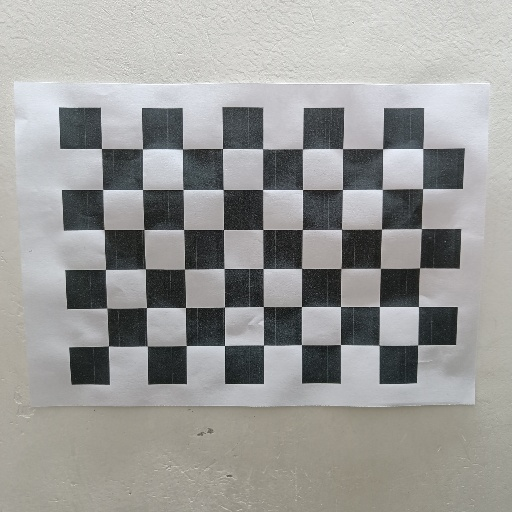
#> input picture A2/CV_Images/Image_0.jpg, 512 x 512 px; its folder holds only this picture in this run
$ python q4_2021550_HW2.py
#> lines starting #> are read from the running program, lines starting #| are printed output that depends on the picture; after the words box and inside, x2 and y2 are one past the last pixel; in counts of white or black regions, pixels touching at a corner belong together; long printed decimals are rounded
# %% [markdown]
# #### Importing Libraries

# %%
import cv2
import numpy as np
import os
import glob
import matplotlib.pyplot as plt

# %% [markdown]
# #### Setup

# %%
n_rows = 6
n_cols = 9

# %%
criteria = (cv2.TERM_CRITERIA_EPS + cv2.TERM_CRITERIA_MAX_ITER, 30, 0.001)

# %%
# Vectors for storing 3D points and corresponding 2D points for each checkerboard image
objectPoints = []
imagePoints = []

# %%
# Defining the world coordinates for the 3D points
objectCoordinates = np.zeros((1, n_rows * n_cols, 3), np.float32)
objectCoordinates[0, :, :2] = np.mgrid[0:n_rows, 0:n_cols].T.reshape(-1, 2)

# %%
# Extracting path of individual image stored in a given directory
images = glob.glob('./CV_images/*.jpg')

# %% [markdown]
# #### Finding checkerboard corners

# %%
for img in images:
    image = cv2.imread(img)
#> image is the input picture: shape (512, 512, 3); mean B, G, R 153.1, 155.2, 155.1
    gray = cv2.cvtColor(image, cv2.COLOR_BGR2GRAY)
    # Find the chess board corners
    returnValue, corners = cv2.findChessboardCorners(gray, (n_rows, n_cols), cv2.CALIB_CB_ADAPTIVE_THRESH + cv2.CALIB_CB_FAST_CHECK + cv2.CALIB_CB_NORMALIZE_IMAGE)
#> returnValue = True; corners = 54 rows, first 8: [108.4, 346.4], [106.6, 308.4], [105.5, 269.5], [103.4, 229.7], [102.9, 189.7], [101.4, 148.6], [147.3, 346.6], [146.7, 307.6]
    if returnValue == True:
        objectPoints.append(objectCoordinates)
        corners2 = cv2.cornerSubPix(gray, corners, (11, 11), (-1, -1), criteria)
#> corners2 = 54 rows, first 8: [108.5, 345.9], [106.9, 308.1], [105.5, 269.5], [104.1, 229.6], [102.5, 189.5], [101.3, 148.5], [147.4, 345.8], [146.5, 307.5]
        imagePoints.append(corners2)
        image = cv2.drawChessboardCorners(image, (n_rows, n_cols), corners2, returnValue)
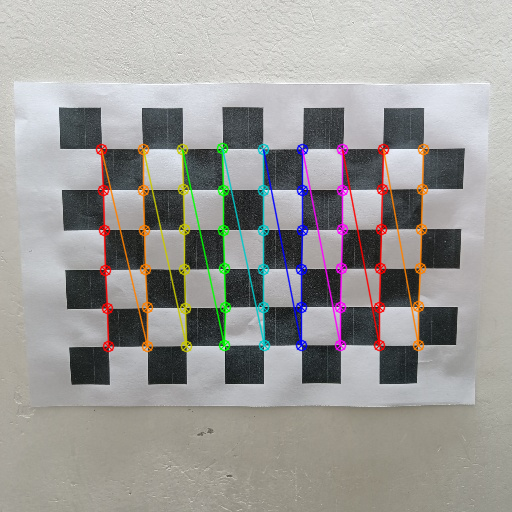
#> image: shape (512, 512, 3); 5.49% of pixels changed, all inside (x1, y1, x2, y2) = (95, 142, 430, 353)
        plt.imshow(image)
        plt.show()

# %% [markdown]
# #### Camera Calibration

# %%
# Calibrating the camera
reprojectionError, cameraMatrix, distorsionCoefficients, rotationVectors, translationVectors = cv2.calibrateCamera(objectPoints, imagePoints, gray.shape[::-1], None, None)
#> reprojectionError = 0.348; cameraMatrix = [[664.3, 0, 279.6], [0, 664.6, 277.8], [0, 0, 1]]; distorsionCoefficients = [[0.585, -9.1, 0.00106, 0.00539, 45.91]]; rotationVectors = ([0.122, 0.0881, -1.57],); translationVectors = ([-4.42, 1.76, 17.3],)

# %% [markdown]
# #### Part 1: Reporting estimated intrinsic camera parameters

# %%
# Intrinsic camera parameters
print("Camera Matrix: \n", cameraMatrix)
#| Camera Matrix:
#|  [[664.313   0.         279.630]
#|  [  0.         664.582 277.841]
#|  [  0.           0.           1.        ]]
print("Focal Length (fx, fy): ", (cameraMatrix[0, 0], cameraMatrix[1, 1]))
#| Focal Length (fx, fy):  (664.313, 664.582)
print("Principal Point (cx, cy): ", (cameraMatrix[0, 2], cameraMatrix[1, 2]))
#| Principal Point (cx, cy):  (279.630, 277.841)
print("Skew Coefficient: ", cameraMatrix[0, 1])
#| Skew Coefficient:  0.0
print("Distorsion Coefficients: ", distorsionCoefficients.ravel())
#| Distorsion Coefficients:  [ 5.84508557e-01 -9.09898906e+00  1.05675801e-03  5.38631287e-03
#|   4.59134523e+01]
print("Mean Reprojection Error: ", reprojectionError)
#| Mean Reprojection Error:  0.3481

# %% [markdown]
# #### Part 2: Reporting estimated extrinsic camera parameters for each image

# %%
# Extrinsic camera parameters
for i in range(len(images)):
    print("Image ", i)
    print("Rotation Vector: ", rotationVectors[i].flatten())
    print("Translation Vector: ", translationVectors[i].flatten())
#> this loop made 1 pass
#| Rotation Vector:  [ 0.122  0.08813 -1.570]
#| Translation Vector:  [-4.424  1.758 17.298]

# %% [markdown]
# #### Part 3: Reporting estimated distortion parameters and undistorting images

# %%
print("Radial Distortion Coefficients: ", distorsionCoefficients[0:2])
#| Radial Distortion Coefficients:  [[ 5.84508557e-01 -9.09898906e+00  1.05675801e-03  5.38631287e-03
#|    4.59134523e+01]]

# %%
# Distorting images using radial distortion coefficients
random_images = np.random.choice(images, 5)
for i in range(5):
    image = cv2.imread(random_images[i])
    height, width = image.shape[:2]
#> height = 512; width = 512
    newCameraMatrix, roi = cv2.getOptimalNewCameraMatrix(cameraMatrix, distorsionCoefficients, (width, height), 0, (width, height))
#> newCameraMatrix = [[1139.5, 0, 241.8], [0, 1154.7, 242.6], [0, 0, 1]]; roi = (0, 0, 511, 511)
    undistortedImage = cv2.undistort(image, cameraMatrix, distorsionCoefficients, None, newCameraMatrix)
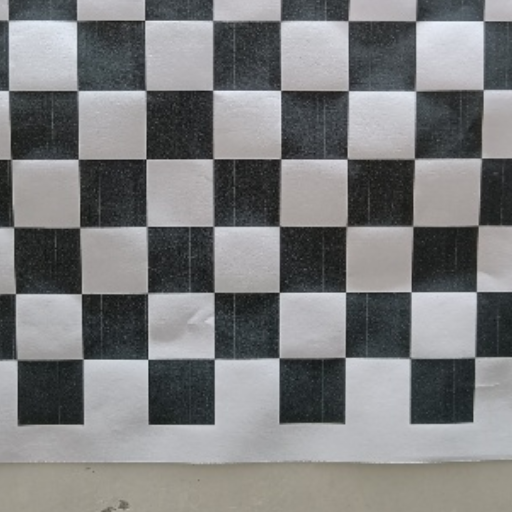
#> undistortedImage: shape (512, 512, 3); mean B, G, R 125.3, 124.6, 123.8
    # Subplot for original image
    plt.subplot(1, 2, 1)
    plt.imshow(image)
    plt.title("Original Image")
    # Subplot for undistorted image
    plt.subplot(1, 2, 2)
    plt.imshow(undistortedImage)
    plt.title("Undistorted Image")
    plt.show()
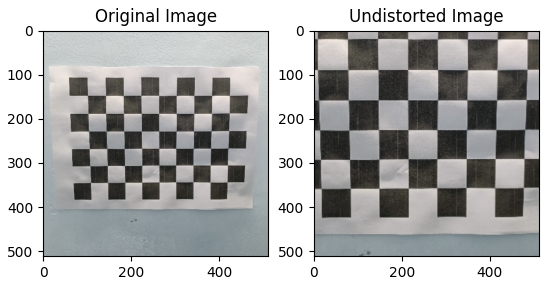
#> figure drawn by matplotlib, 2 panels; B, G, R data is drawn as R, G, B

# %% [markdown]
# #### Part 4: Reporting re-projection error for each image and plotting results

# %%
# Computing the reprojection error for each image using the estimated intrinsic and extrinsic camera parameters
overallError = 0
#> overallError = 0
errors = []
for i in range(len(objectPoints)):
    imagePoints2, _ = cv2.projectPoints(objectPoints[i], rotationVectors[i], translationVectors[i], cameraMatrix, distorsionCoefficients)
    error = cv2.norm(imagePoints[i], imagePoints2, cv2.NORM_L2) / len(imagePoints2)
    overallError += error
    errors.append(error)
    print("Reprojection Error for Image", i, ": ", error)
#> this loop made 1 pass
#> (error, overallError) on pass 1: (0.0474, 0.0474)
#| Reprojection Error for Image 0 :  0.04737
#> after the loop, errors = [0.0474]; overallError = 0.0474

# %%
meanError = overallError / len(objectPoints)
#> meanError = 0.0474
standardDeviation = np.std(errors)
#> standardDeviation = 0
print("Mean Reprojection Error: ", meanError)
#| Mean Reprojection Error:  0.04737
print("Standard Deviation of Reprojection Error: ", standardDeviation)
#| Standard Deviation of Reprojection Error:  0.0

# %%
# plot the error using a bar chart
plt.bar(range(len(errors)), errors)
plt.xlabel("Image Number")
plt.ylabel("Reprojection Error")
plt.title("Reprojection Error for Each Image")
plt.grid()
plt.show()
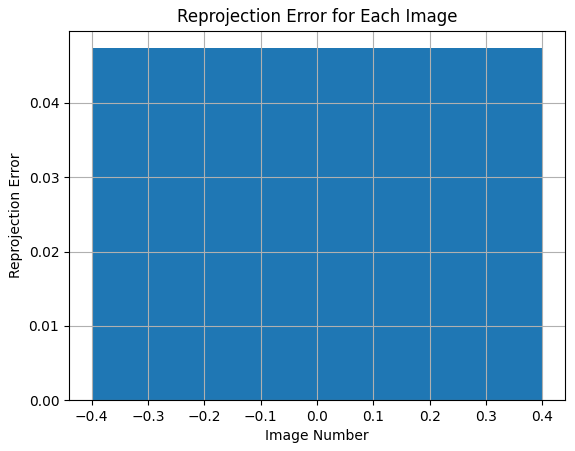
#> figure drawn by matplotlib, 1 panel

# %% [markdown]
# #### Part 5: Plotting of corners detection on images before and after re-projection

# %%
# Iterate through each image
for i in range(len(images)):
    image = cv2.imread(images[i])
    gray = cv2.cvtColor(image, cv2.COLOR_BGR2GRAY)
    # Detect chessboard corners
    returnValue, corners = cv2.findChessboardCorners(gray, (n_rows, n_cols), cv2.CALIB_CB_ADAPTIVE_THRESH + cv2.CALIB_CB_FAST_CHECK + cv2.CALIB_CB_NORMALIZE_IMAGE)
    if returnValue == True:
        # Refining corner locations
        corners_refined = cv2.cornerSubPix(gray, corners, (11, 11), (-1, -1), criteria)
#> corners_refined has the same summary as corners2
        # Project corners onto image plane using camera parameters
        projected_points, _ = cv2.projectPoints(objectCoordinates, rotationVectors[i], translationVectors[i], cameraMatrix, distorsionCoefficients)
#> projected_points = 54 rows, first 8: [108.4, 346.1], [107, 307.9], [105.7, 269.1], [104.3, 229.7], [103, 189.7], [101.2, 148.7], [147.1, 345.9], [146.1, 307.7]
        # Subplot for detected corners
        plt.figure(figsize=(10, 6))
        plt.subplot(1, 2, 1)
        plt.imshow(cv2.cvtColor(image, cv2.COLOR_BGR2RGB))
        plt.title('Detected Corners')
        plt.scatter(corners_refined[:, 0, 0], corners_refined[:, 0, 1], c='red')
        # Subplot for reprojection of corners
        plt.subplot(1, 2, 2)
        plt.imshow(cv2.cvtColor(image, cv2.COLOR_BGR2RGB))
        plt.title('Reprojected Corners')
        plt.scatter(projected_points[:, 0, 0], projected_points[:, 0, 1], c='blue')
        plt.show()
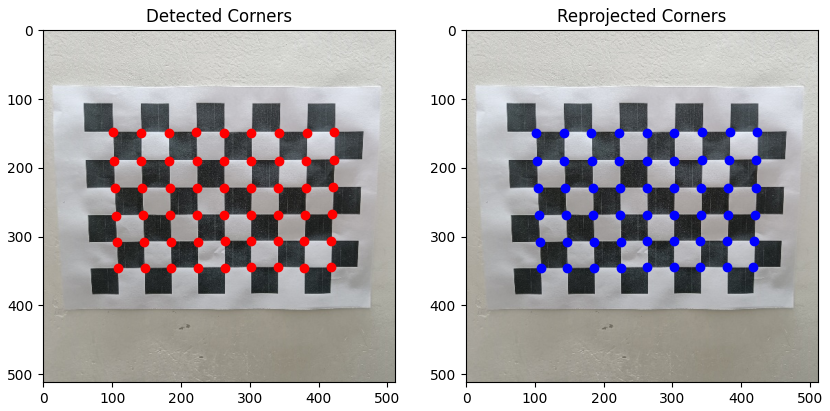
#> figure drawn by matplotlib, 2 panels


# %% [markdown]
# #### Part 6: Reporting checkerboard plane normals for each image

# %%
# Assuming the checkerboard lies in the XY plane of the world coordinate frame
normal_world = np.array([[0], [0], [1]])
plane_normals = []
for i in range(len(rotationVectors)):
    # Using Rodrigues' formula to find rotation matrix
    R, _ = cv2.Rodrigues(rotationVectors[i])
    # Transforming the normal vector to the camera coordinate frame using the rotation matrix
    normal_camera = np.dot(R, normal_world)
    plane_normals.append(normal_camera)
#> this loop made 1 pass
#> normal_camera on pass 1: [-0.0216, -0.133, 0.991]
#> after the loop, plane_normals = [[-0.0216, -0.133, 0.991]]
plane_normals = np.array(plane_normals)
#> plane_normals = [-0.0216, -0.133, 0.991]
for i in range(len(plane_normals)):
    print(f"Image {i}: Checkerboard Plane Normal (in Camera Coordinate Frame):\n{plane_normals[i].flatten()}")
